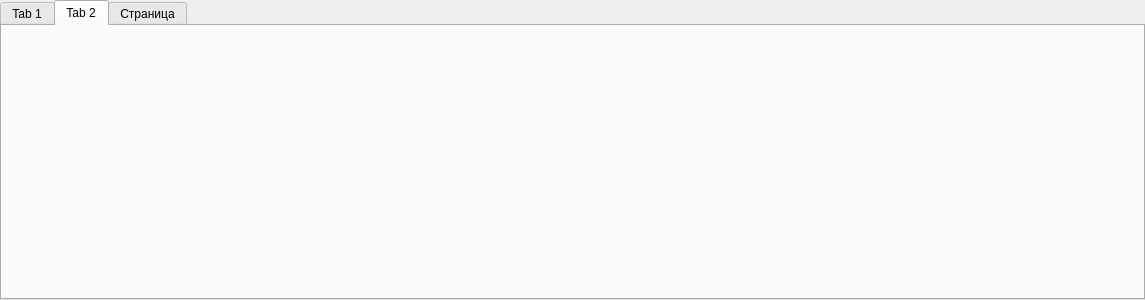
<?xml version="1.0" encoding="UTF-8"?>
<ui version="4.0">
 <class>MechanicalEngineringTabWidget</class>
 <widget class="QWidget" name="MechanicalEngineringTabWidget">
  <property name="geometry">
   <rect>
    <x>0</x>
    <y>0</y>
    <width>1145</width>
    <height>300</height>
   </rect>
  </property>
  <property name="windowTitle">
   <string>Form</string>
  </property>
  <layout class="QVBoxLayout" name="verticalLayout">
   <property name="spacing">
    <number>0</number>
   </property>
   <property name="leftMargin">
    <number>0</number>
   </property>
   <property name="topMargin">
    <number>0</number>
   </property>
   <property name="rightMargin">
    <number>0</number>
   </property>
   <property name="bottomMargin">
    <number>0</number>
   </property>
   <item>
    <widget class="QTabWidget" name="mechEngTabWidget">
     <property name="currentIndex">
      <number>1</number>
     </property>
     <widget class="QWidget" name="planTab">
      <attribute name="title">
       <string>Tab 1</string>
      </attribute>
     </widget>
     <widget class="QWidget" name="Model3DTab">
      <attribute name="title">
       <string>Tab 2</string>
      </attribute>
     </widget>
     <widget class="QWidget" name="AssemlyD">
      <attribute name="title">
       <string>Страница</string>
      </attribute>
     </widget>
    </widget>
   </item>
  </layout>
 </widget>
 <resources/>
 <connections/>
</ui>
